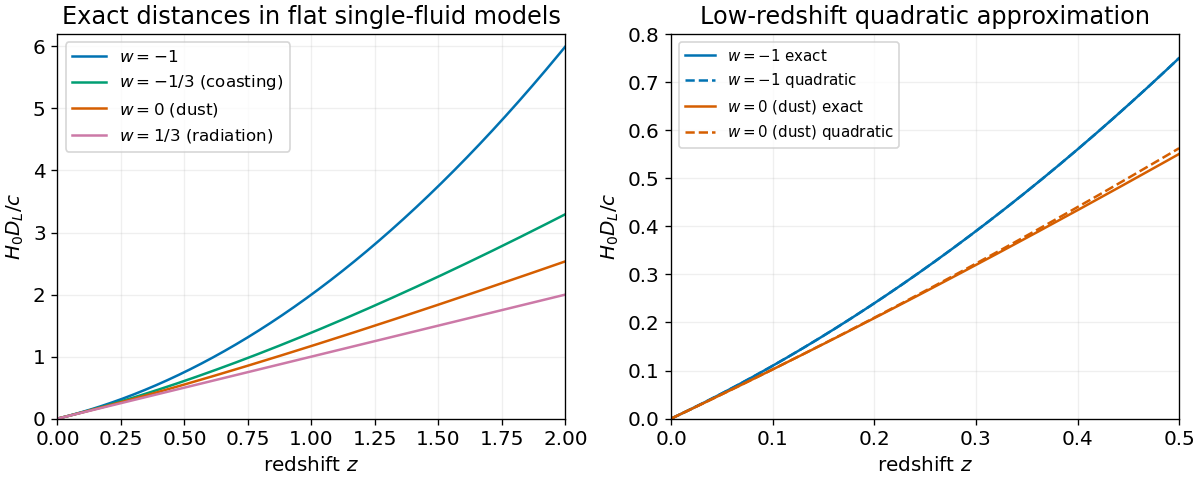

Write Python code to recreate this figure.
"""Original exact single-fluid distance curves for Oxford 2013 GR Q4.

The displayed quantity is H0 D_L / c. Writes matching PNG into CWD.
"""
from pathlib import Path
import matplotlib
matplotlib.use("Agg")
import matplotlib.pyplot as plt
import numpy as np


def dimensionless_distance(z, w):
    alpha = (1+3*w)/2
    if abs(alpha) < 1e-12:
        return (1+z)*np.log1p(z)
    return (1+z)*(-np.expm1(-alpha*np.log1p(z)))/alpha


def main():
    plt.rcParams.update({"font.size": 12, "figure.facecolor": "white", "axes.facecolor": "white"})
    fig, axes = plt.subplots(1, 2, figsize=(10, 4), layout="constrained")
    z = np.linspace(0, 2, 801)
    cases = [(-1, "#0072B2", r"$w=-1$"), (-1/3, "#009E73", r"$w=-1/3$ (coasting)"),
             (0, "#D55E00", r"$w=0$ (dust)"), (1/3, "#CC79A7", r"$w=1/3$ (radiation)")]
    for w, color, label in cases:
        axes[0].plot(z, dimensionless_distance(z, w), color=color, label=label)
    axes[0].set(xlabel=r"redshift $z$", ylabel=r"$H_0 D_L/c$", xlim=(0, 2), ylim=(0, 6.2),
                title="Exact distances in flat single-fluid models")
    axes[0].legend(loc="upper left", fontsize=10)
    small = np.linspace(0, .5, 401)
    for w, color, label in [cases[0], cases[2]]:
        axes[1].plot(small, dimensionless_distance(small, w), color=color, label=label+" exact")
        approx = small+(1-3*w)*small**2/4
        axes[1].plot(small, approx, linestyle="--", color=color, label=label+" quadratic")
    axes[1].set(xlabel=r"redshift $z$", ylabel=r"$H_0 D_L/c$", xlim=(0, .5), ylim=(0, .8),
                title="Low-redshift quadratic approximation")
    axes[1].legend(loc="upper left", fontsize=9)
    for ax in axes:
        ax.grid(alpha=.2)
    fig.savefig(Path.cwd()/Path(__file__).with_suffix(".png").name, dpi=120, facecolor="white")
    plt.close(fig)


if __name__ == "__main__":
    main()
